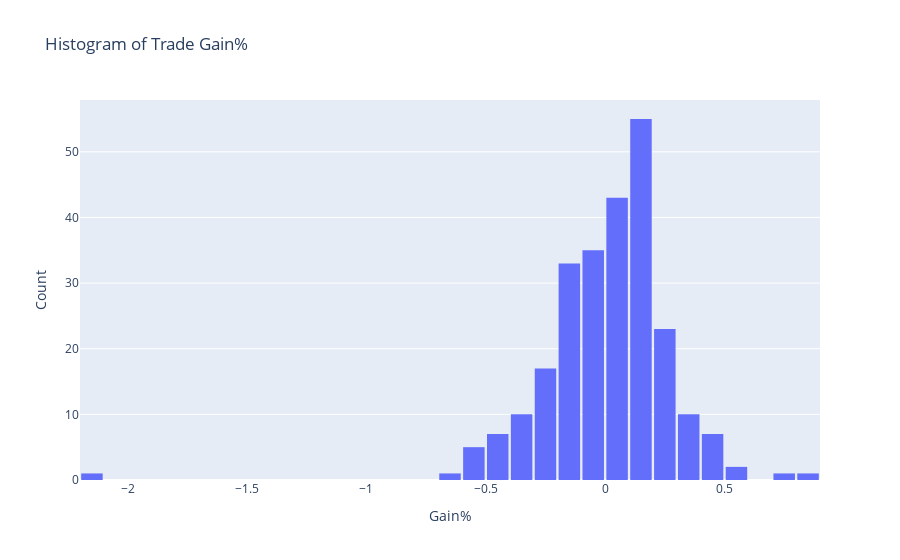

The notebook cell saved with this chart:
### Code cell
trades
# histogram of the trade gain%

import plotly.express as px
import plotly.graph_objects as go

fig = px.histogram(trades, x="Gain%", nbins=50, title="Histogram of Trade Gain%")
fig.update_layout(
    xaxis_title="Gain%",
    yaxis_title="Count",
    bargap=0.1
)
fig.show()

### Figure 1 — Plotly figure (JSON) as saved in the notebook; plotly's stock layout.template omitted (floating-point values rounded to 4 significant figures; data arrays with more than 128 entries replaced by an {"elided": "..."} marker saying what was removed)
{"data": [{"alignmentgroup": "True", "bingroup": "x", "hovertemplate": "Gain%=%{x}<br>count=%{y}<extra></extra>", "legendgroup": "", "marker": {"color": "#636efa", "pattern": {"shape": ""}}, "name": "", "nbinsx": 50, "offsetgroup": "", "orientation": "v", "showlegend": false, "type": "histogram", "x": {"elided": "251 float values"}, "xaxis": "x", "yaxis": "y"}], "layout": {"bargap": 0.1, "barmode": "relative", "legend": {"tracegroupgap": 0}, "title": {"text": "Histogram of Trade Gain%"}, "xaxis": {"anchor": "y", "domain": [0, 1], "title": {"text": "Gain%"}}, "yaxis": {"anchor": "x", "domain": [0, 1], "title": {"text": "Count"}}}}
